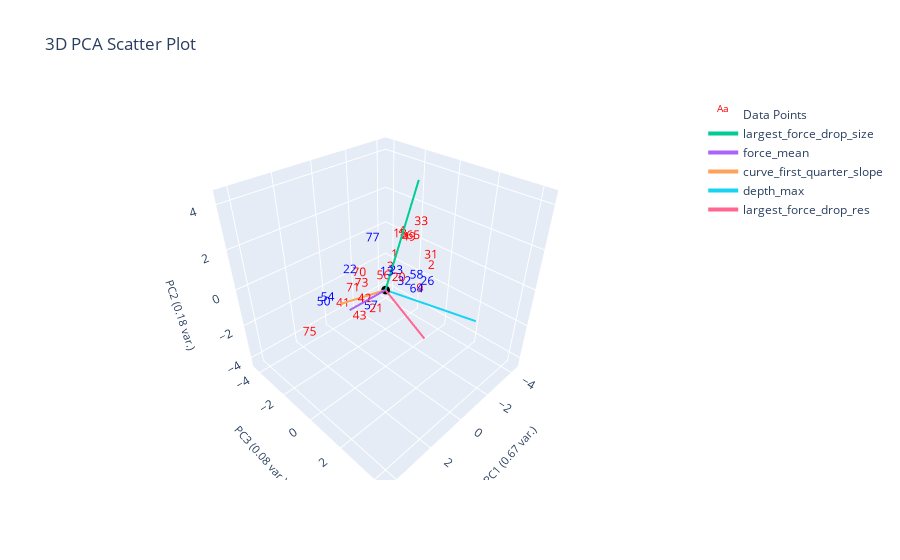

Write notebook code for a chart like this one.
### Markdown cell above
# Plates

### Code cell
from sklearn.neighbors import NearestCentroid

ylabel_name = "plates"
data_with_popcorn_label = data_features[data_features[ylabel_name].notna()]
print(data_with_popcorn_label[data_with_popcorn_label['plates'] == True][['filenames', 'plates']])

popcorn_x = plotting.extract_numerical_features(data_with_popcorn_label).values
popcorn_ylabels = data_with_popcorn_label[ylabel_name].astype(int)

nc = NearestCentroid()
nc.fit(popcorn_x, popcorn_ylabels)

nc_predictions = pd.Series(nc.predict(clustering_features.values))
proba = np.round(nc.predict_proba(clustering_features), 2)

# proba = pd.DataFrame(data=proba, columns=nc.classes, index=data_without_op)
centroids = pd.DataFrame(data=nc.centroids_, columns=clustering_features.columns)
centroids[f'{ylabel_name}_nums'] = nc.classes_

changed_ylabel_idxs = loss(nc_predictions, popcorn_ylabels)
corrected_predctions = correct_pseudo_ylabels_to_actual(nc_predictions, popcorn_ylabels, changed_ylabel_idxs)

# plotting.plot_specific_curves([32], curve_data, data_features, color='blue')
# plotting.plot_specific_curves([13,58,77], curve_data, data_features, color='blue')

# plotting labeled data only
plotting.plot_cluster_subplots(
                            popcorn_ylabels, 
                            curve_data, 
                            filename_list,
                            title='Plates',
                            cluster_category_names=[f"No {ylabel_name}", f"Yes {ylabel_name}"], 
                            bold_idxs=popcorn_ylabels.index,
                            )
plotting.plot_pca(data_with_popcorn_label, popcorn_ylabels, 3, "", ylabel_name, )

### Figure 1 — Plotly figure (JSON) as saved in the notebook; plotly's stock layout.template omitted (floating-point values rounded to 4 significant figures)
{"data": [{"mode": "text", "name": "Data Points", "text": ["1", "2", "3", "4", "9", "13", "18", "20", "21", "22", "23", "26", "31", "32", "33", "41", "42", "43", "49", "50", "54", "56", "57", "58", "64", "65", "70", "71", "73", "75", "77"], "textfont": {"color": ["red", "red", "red", "red", "red", "blue", "red", "red", "red", "blue", "blue", "blue", "red", "blue", "red", "red", "red", "red", "red", "blue", "blue", "red", "blue", "blue", "blue", "red", "red", "red", "red", "red", "blue"], "size": 12}, "type": "scatter3d", "x": [-0.6808, -2.529, -0.7819, -1.542, -2.241, 0.2159, -1.198, 0.2749, 1.662, 2.025, -0.6572, -2.416, -2.575, -0.1286, -2.129, 2.204, 1.743, 2.389, -1.579, 2.752, 2.342, -0.8308, 1.556, -1.688, -1.978, -1.8, 1.227, 1.136, 0.3404, 4.583, 0.3043], "y": [-0.1804, 0.4742, -0.4815, -0.5208, 0.09799, 0.3077, -0.299, 1.028, 1.065, 0.05048, 0.0002137, 0.3929, 0.3218, 0.9793, 0.06277, -0.3818, 0.5234, 0.9209, -0.1558, -0.8845, -1.13, -0.9705, 0.7033, 0.3189, 0.1272, -0.07148, -0.3185, -0.9472, -1.215, 0.6367, -0.4529], "z": [0.6389, -0.5092, -0.2107, 1.315, -1.909, 0.3874, 1.402, 0.4895, -0.32, 1.27, -0.1145, -1.418, -0.03189, 0.06368, 1.79, -0.5533, -0.06465, -0.3555, 1.14, -0.4636, -0.5888, -0.9732, -0.444, -0.7211, -1.775, 1.165, 0.5436, -0.6263, -0.9241, 0.02115, 1.776]}, {"marker": {"color": "black", "size": 3}, "mode": "markers", "name": "Origin", "showlegend": false, "type": "scatter3d", "x": [0], "y": [0], "z": [0]}, {"line": {"width": 4}, "mode": "lines+text", "name": "largest_force_drop_size", "textposition": "top center", "type": "scatter3d", "x": [0, -1.665], "y": [0, 0.2104], "z": [0, 4.646]}, {"line": {"width": 4}, "mode": "lines+text", "name": "force_mean", "textposition": "top center", "type": "scatter3d", "x": [0, 2.701], "y": [0, 0.7798], "z": [0, 0.8058]}, {"line": {"width": 4}, "mode": "lines+text", "name": "curve_first_quarter_slope", "textposition": "top center", "type": "scatter3d", "x": [0, 2.127], "y": [0, -0.4774], "z": [0, 0.123]}, {"line": {"width": 4}, "mode": "lines+text", "name": "depth_max", "textposition": "top center", "type": "scatter3d", "x": [0, -2.607], "y": [0, 3.074], "z": [0, -1.468]}, {"line": {"width": 4}, "mode": "lines+text", "name": "largest_force_drop_res", "textposition": "top center", "type": "scatter3d", "x": [0, 1.899], "y": [0, 3.83], "z": [0, 0.7745]}], "layout": {"autosize": true, "scene": {"aspectmode": "cube", "xaxis": {"range": [-4.583, 4.583], "title": {"font": {"size": 11}, "text": "PC1 (0.67 var.)"}}, "yaxis": {"range": [-4.583, 4.583], "title": {"font": {"size": 11}, "text": "PC3 (0.08 var.)"}}, "zaxis": {"range": [-4.583, 4.583], "title": {"font": {"size": 11}, "text": "PC2 (0.18 var.)"}}}, "title": {"text": "3D PCA Scatter Plot"}}}
